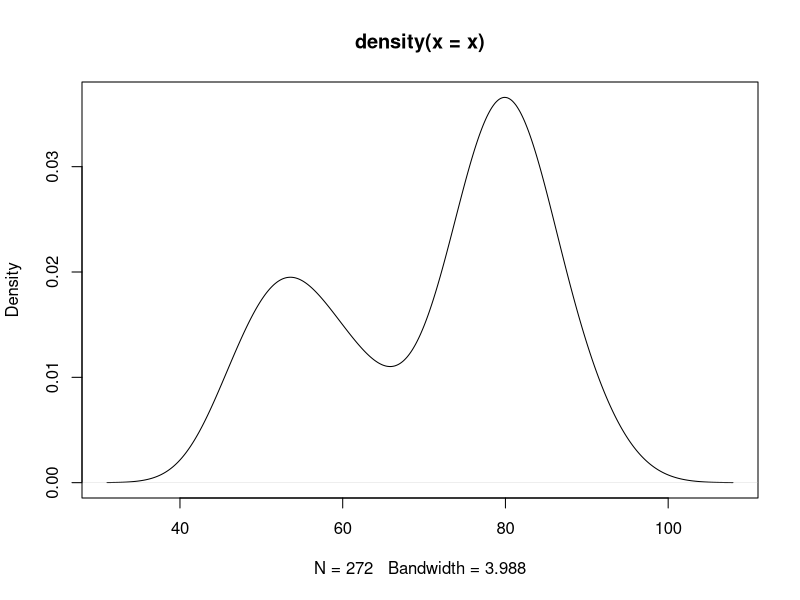
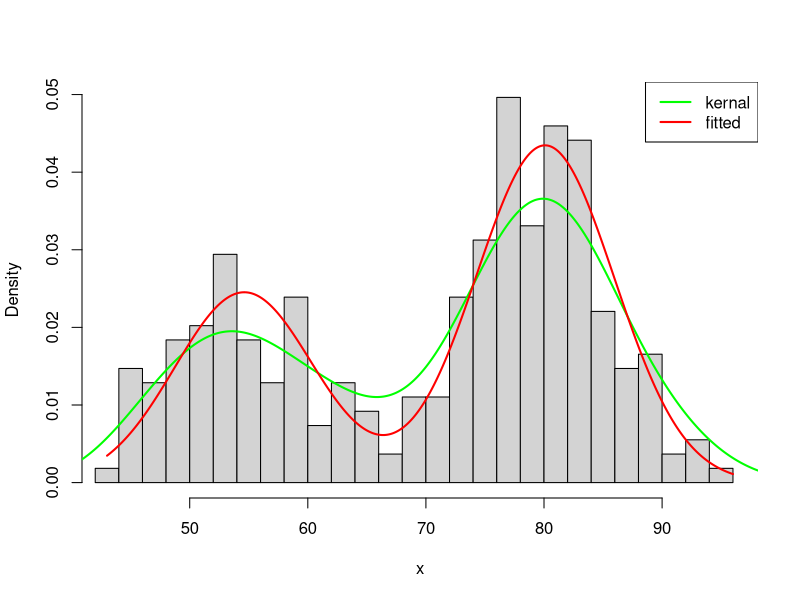

The R source for these figures, in order: (Note: this script raises an error after producing the figures.)
x=faithful$waiting
x
plot(density(x))

# Estimates of starting values
mem <- kmeans(x,2)$cluster
mu1 <- mean(x[mem==1])
mu2 <- mean(x[mem==2])
sigma1 <- sd(x[mem==1])
sigma2 <- sd(x[mem==2])
pi1 <- sum(mem==1)/length(mem)
pi2 <- sum(mem==2)/length(mem)

# modified sum only considers finite values
sum.finite <- function(x) {
  sum(x[is.finite(x)])
}
Q <- 0
# starting value of expected value of the log likelihood
Q[2] <- sum.finite(log(pi1)+log(dnorm(x, mu1, sigma1))) + sum.finite(log(pi2)+log(dnorm(x, mu2, sigma2)))
Q[2]
k <- 2
while (abs(Q[k]-Q[k-1])>=1e-6) {
  # E step
  comp1 <- pi1 * dnorm(x, mu1, sigma1)
  comp2 <- pi2 * dnorm(x, mu2, sigma2)
  comp.sum <- comp1 + comp2
  
  p1 <- comp1/comp.sum
  p2 <- comp2/comp.sum
  # M step
  pi1 <- sum.finite(p1) / length(x)
  pi2 <- sum.finite(p2) / length(x)
  
  mu1 <- sum.finite(p1 * x) / sum.finite(p1)
  mu2 <- sum.finite(p2 * x) / sum.finite(p2)  
  sigma1 <- sqrt(sum.finite(p1 * (x-mu1)^2) / sum.finite(p1))
  sigma2 <- sqrt(sum.finite(p2 * (x-mu2)^2) / sum.finite(p2))
  
  p1 <- pi1 
  p2 <- pi2
  
  k <- k + 1
  Q[k] <- sum(log(comp.sum))
} 

#Final parameter estimates
cat("Final Parameters:\n")
cat("Mean 1:", mu1, "\n")
cat("Mean 2:", mu2, "\n")
cat("Sigma 1:", sigma1, "\n")
cat("Sigma 2:", sigma2, "\n")
cat("Pi 1:", pi1, "\n")
cat("Pi 2:", pi2, "\n")


hist(x, prob=T, breaks=32, xlim=c(range(x)[1], range(x)[2]), main='')
lines(density(x), col="green", lwd=2)
x1 <- seq(from=range(x)[1], to=range(x)[2], length.out=1000)
y <- pi1 * dnorm(x1, mean=mu1, sd=sigma1) + pi2 * dnorm(x1, mean=mu2, sd=sigma2)
lines(x1, y, col="red", lwd=2)
legend('topright', col=c("green", 'red'), lwd=2, legend=c("kernal", "fitted"))

library(mixtools)
gm<-normalmixEM(x,k=2, lambda=c(0.9,0.1),mu=c(0.4,0.3),sigma=c(0.05,0.02))
gm$mu
